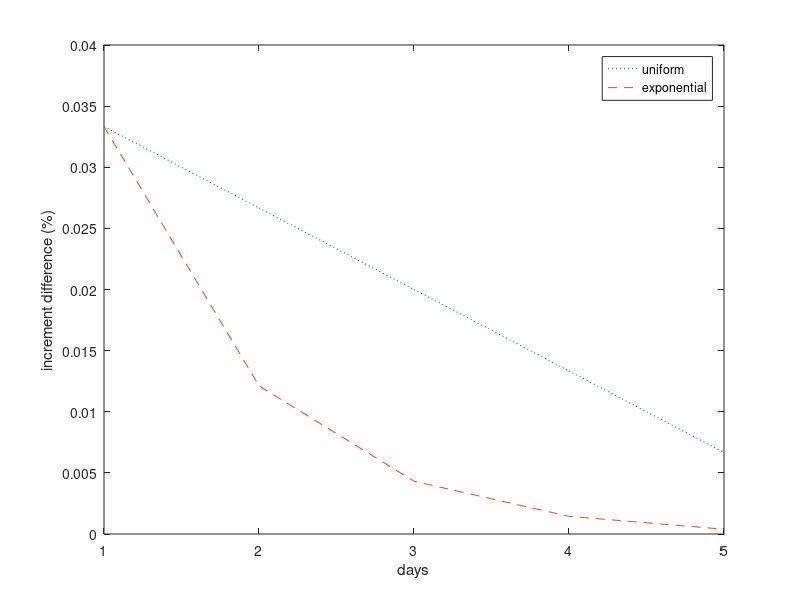

The MATLAB source for this figure:
% uniform distribution
F_u = [1; 0.8; 0.6; 0.4; 0.2];
% exponential distribution
F_e = [1; 0.3636; 0.1295; 0.0433; 0.0117];
% initial G
v = 20/(250*120);
G = [100; 100; 100; 100; 100]*v;
% simulation
res_u = zeros(6,1);
res_u(1) = G'*F_u;
res_e = zeros(6,1);
res_e(1) = G'*F_e;
for i = 1:5
    G(i) = 150*v; % increase by 50
    % % delete if for step-like signal
    %{
    if i > 1
        G(i-1) = 100*v;
    end
    %}
    % %
    res_u(i+1) = G'*F_u;
    res_e(i+1) = G'*F_e;
end
res_u;
plot(diff(res_u), ':') % for step-like signal
%plot(res_u, ':')
hold on;
res_e;
plot(diff(res_e), '--')
%plot(res_e, '--')
legend('uniform', 'exponential');
xlabel('days');
ylabel('increment difference (%)');


return;
x = linspace(0,5,100);
f = exp(-x)./(1-exp(-5));
F = (1-exp(-x))/(1-exp(-5));
plot(x,1-F)
x = [0,1,2,3,4];
F = @(x) 1-(1-exp(-x))/(1-exp(-5));
F(x)